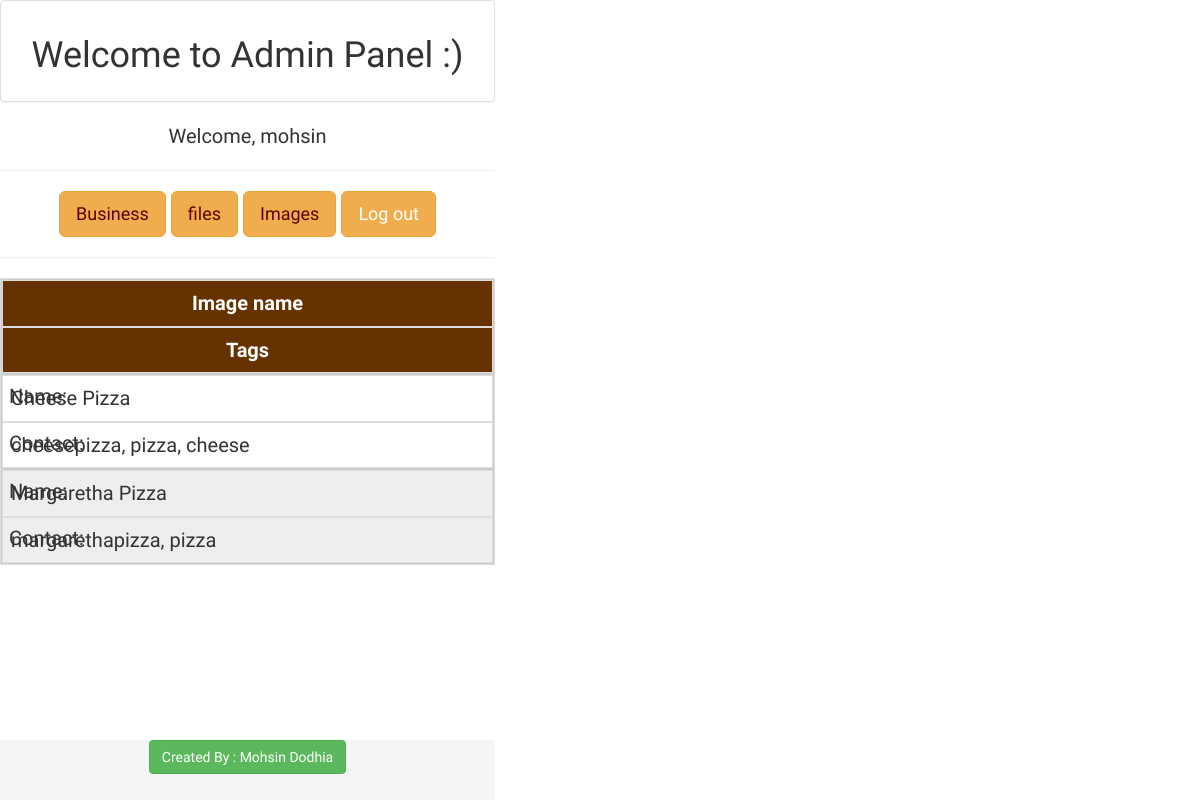
Screenshot of /adminpanel/pictures/list.php (signed in) with the database file from the repository.
### tables this page shows
CREATE TABLE `pictures` (
  `p_name` varchar(200) NOT NULL,
  `p_tags` varchar(200) NOT NULL,
  `image_name` varchar(200) NOT NULL,
  `type` varchar(200) NOT NULL,
  `file_path` varchar(200) NOT NULL
);

### adminpanel/pictures/list.php (the view)
<?php include("header.php"); ?> <center>
<table class='table table-bordered'>
<tr><th>Image name</th>
<th>Tags</th> </tr>
<?php
include("../dbinfo.php");
$sql = "SELECT * from pictures";
$result = $conn->query($sql);
if ($result->num_rows > 0) {
    while($row = $result->fetch_assoc()) {
		echo"<tr><td>" . $row["p_name"]. "   </td>";
		echo"<td>  " . $row["p_tags"]." </td> </tr>";
    }
} else {
    echo "0 results";
}
?></table>
<?php include("../footer.php"); ?>

### adminpanel/pictures/css/properstyle.css (style rules this page uses)
html, body { height: 100%; font-family: 'Signika', sans-serif; font-size: 20px; }
table { width: 100%; border-collapse: collapse; }
tr:nth-of-type(odd) { background: #eee; }
th { background: #663300; color: white; font-weight: bold; }
td, th { padding: 6px; border: 1px solid #ccc; text-align: center; }
@media only screen and (max-width: 760px),
	(min-device-width: 768px) and (max-device-width: 1024px) { table, thead, tbody, th, td, tr { display: block; } }
@media only screen and (max-width: 760px),
	(min-device-width: 768px) and (max-device-width: 1024px) { tr { border: 1px solid #ccc; } }
@media only screen and (max-width: 760px),
	(min-device-width: 768px) and (max-device-width: 1024px) { td { border: none; border-bottom: 1px solid #eee; position: relative; padding-left: 30%; text-align:left; } }
@media only screen and (max-width: 760px),
	(min-device-width: 768px) and (max-device-width: 1024px) { td:before { position: absolute; top: 6px; left: 6px; width: 45%; padding-right: 10px; white-space: nowrap; } }
@media only screen and (max-width: 760px),
	(min-device-width: 768px) and (max-device-width: 1024px) { td:nth-of-type(1):before { content: "Name:"; } }
@media only screen and (max-width: 760px),
	(min-device-width: 768px) and (max-device-width: 1024px) { td:nth-of-type(2):before { content: "Contact:"; } }
@media only screen and (min-device-width: 768px) and (max-device-width: 1024px) { body { width: 495px; } }

### rows the page displays
pictures: p_name "Cheese Pizza", p_tags "cheesepizza, pizza, cheese"
pictures: p_name "Margaretha Pizza", p_tags "margarethapizza, pizza"

### other values shown
$_SESSION['admin_name'] "mohsin"
